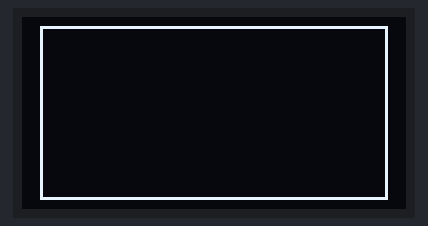
This program was run on a simulated ESP32 board running MicroPython. Shown: 128×64 one-colour display.

Above: at 0.8 s.
At 1.5 s:
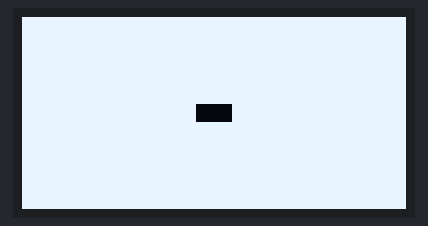
At 129.0 s:
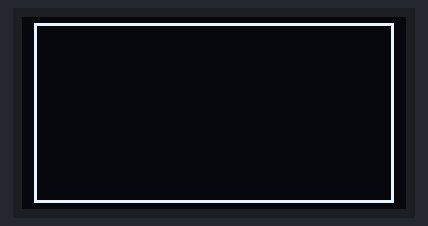

Measured:
- what the display in image 1 shows lasts 0.8 s, from 1.4 s to 2.2 s

The program:

_______.py
```python
'''
接线：OLED(IIC)
       SCL-->(18)
       SDA-->(23)
'''

#导入Pin模块
from machine import Pin
import time
from machine import SoftI2C
from ssd1306 import SSD1306_I2C  #I2C的oled选该方法
import random

#创建硬件I2C对象
#i2c=I2C(0,sda=Pin(19), scl=Pin(18), freq=400000)

#创建软件I2C对象
i2c = SoftI2C(sda=Pin(23), scl=Pin(18))
#创建OLED对象，OLED分辨率、I2C接口
oled = SSD1306_I2C(128, 64, i2c)

#程序入口
if __name__=="__main__":
 while True:
    a=60
    b=30
    c=8
    d=4
    oled.rect(a,b,c,d,1)  #画矩形
    oled.show()  #执行显示
    while a>2 :
        oled.fill(0)  #清空屏幕
        a-=2
        b-=1
        c+=4
        d+=2
        oled.rect(a,b,c,d,1)  #画矩形
        oled.show()  #执行显示
    while a<60 :
        oled.fill(1)  #清空屏幕
        a+=2
        b+=1
        c-=4
        d-=2
        oled.fill_rect(a,b,c,d,0)  #画矩形
        oled.show()  #执行显示
    
```
